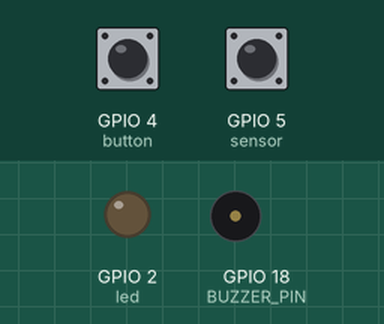
Recording of a sketch running on a simulated ESP32. On the bench: output pins drawn as LEDs (lit = HIGH), buzzer (waves = sounding, pin HIGH). Dashed ring = blinking. The inputs (shaded band) are chosen by the test bench; at power-on: GPIO 4 (button) HIGH, GPIO 5 (sensor) LOW. What the sketch prints to the serial monitor is not drawn.

Above: at 1.2 s.
1.3 s: GPIO 4 (button) pulled LOW for 0.15 s
2.9 s: GPIO 5 (sensor) driven HIGH
At 3.9 s:
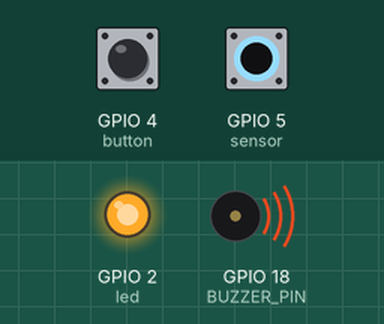
4.4 s: GPIO 4 (button) pulled LOW for 1 s
At 5.4 s:
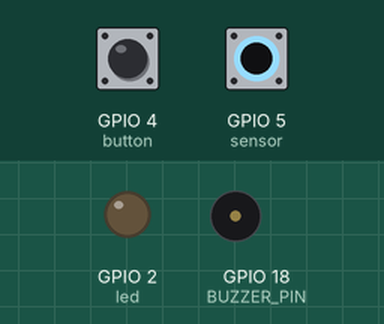
6.9 s: GPIO 4 (button) pulled LOW for 3.2 s
At 8.1 s:
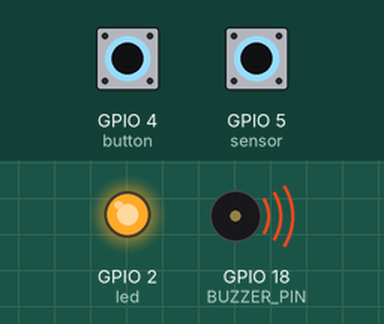
11.6 s: GPIO 5 (sensor) driven LOW
At 12.0 s:
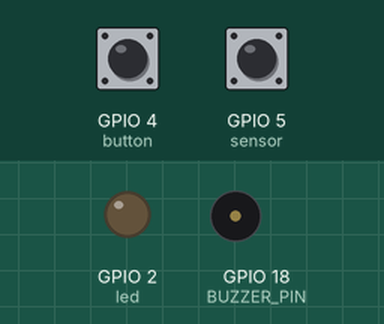
14.6 s: GPIO 5 (sensor) pulsed HIGH 2 times (0.12 s each, 0.3 s apart)
At 14.66 s:
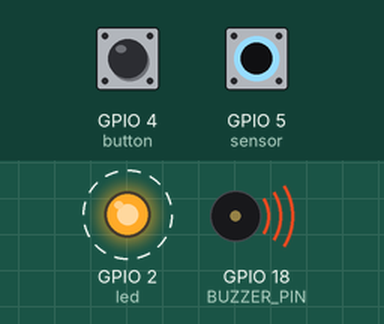
Timing chart, 0 to 17.6 s (numbered marks = the images above; inputs shaded):
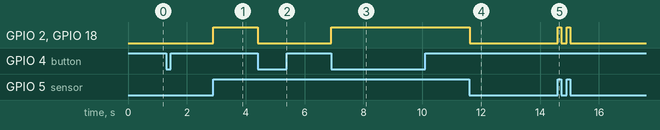

Measured:
- after the input at 2.9 s, GPIO 2 (led), GPIO 18 (BUZZER_PIN): LOW → HIGH at once
- after the input at 4.4 s, GPIO 2 (led), GPIO 18 (BUZZER_PIN): HIGH → LOW at once
- after the input at 6.9 s, GPIO 2 (led), GPIO 18 (BUZZER_PIN): LOW → HIGH at once
- after the input at 11.6 s, GPIO 2 (led), GPIO 18 (BUZZER_PIN): HIGH → LOW at once
- after the input at 14.6 s, GPIO 2 (led), GPIO 18 (BUZZER_PIN): alternates HIGH for 0.12 s and LOW for 0.18 s, 4 changes in all, then stays LOW, starting at once

The sketch:

MOVEMENT_ALARM_ON_OFF.ino
```cpp
/* LIOR AVADYAYEV
--------------------------------------------------------------------------------
This code implements a movement alarm via movement sesnor
To turn ON the alarm we will click on the button
the alarm will turn on the led and the buzzer anytime there will be a movement
to turn OFF the alarm we will click the button again
---------------------------------------------------------------------------------
*/
#define led 2               // Led pin
#define sensor 5            // Movement Sensor pin
#define button 4            // button pin
#define BUZZER_PIN 18       //buzzer pin

int move = 0;                 // movement variable
int Alarm_ON = 0;


void IRAM_ATTR isr() {      //This function Turn ON/OFF the alarm
    if (Alarm_ON){
      Serial.println("Alarm is OFF");
      digitalWrite(led, LOW); // turn LED OFF
      digitalWrite(BUZZER_PIN, LOW);   // turn Buzzer OFF
    }
    else
      Serial.println("Alarm is ON");
    Alarm_ON = ~Alarm_ON;;
}

void setup() {
  pinMode(led, OUTPUT);      // initalize LED as an output
  pinMode(sensor, INPUT);    // initialize sensor as an input
  pinMode(button, INPUT_PULLUP);    // initialize button as an input
  pinMode(BUZZER_PIN, OUTPUT);    // initialize buzzer as an output
  attachInterrupt(button, isr, FALLING);  //initialize interrupt
  Serial.begin(115200);        // initialize serial
}

void loop(){

  while(Alarm_ON){   //ONLY if ALARM TURNED ON
    move = digitalRead(sensor);   // read sensor value
    if (move == HIGH) {           // check if the sensor is HIGH
      digitalWrite(led, HIGH);   // turn LED ON
      digitalWrite(BUZZER_PIN, HIGH);   // turn BUZZER ON
      delay(20);                // delay 20 milliseconds
      Serial.println("Motion detected!");

    }
    else {
        digitalWrite(led, LOW); // turn LED OFF
        digitalWrite(BUZZER_PIN, LOW);   // turn BUZZER OFF
        Serial.println("Motion stopped!");

    }

  }
}
  
```
